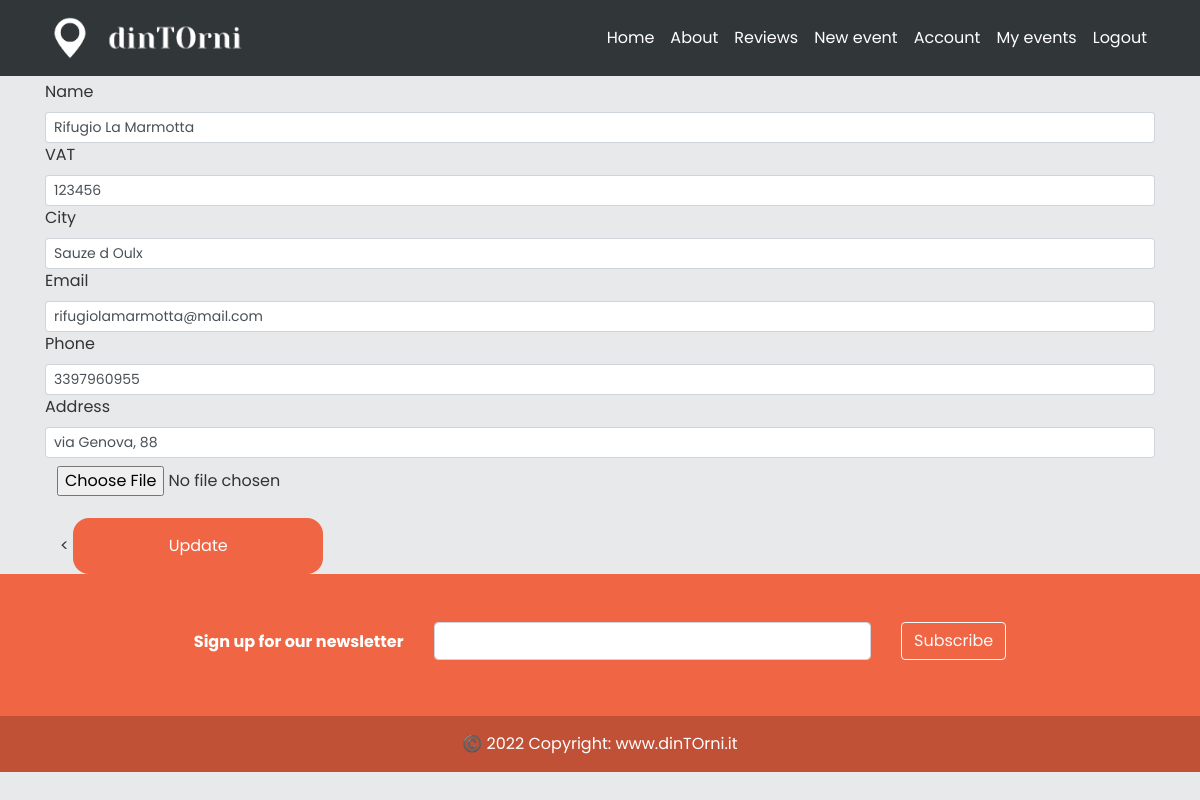
The page /account_business (signed in) on the database its author committed.
### models.py (models this page shows, shortened)
class User(db.Model, UserMixin):
    _tablename__ = 'user'
    id = db.Column(db.Integer, primary_key=True)
    email = db.Column(db.String(120), unique=True, nullable=False)
    image_file = db.Column(db.String(20), nullable=False, default='default.jpg')
    password = db.Column(db.String(60), nullable=False)
    telephone = db.Column(db.Integer(), nullable=False)
    type= db.Column(db.String(20))
    __mapper_args__={
        'polymorphic_identity': 'user',
        'polymorphic_on': type
    }

class Business(User, db.Model):
    _tablename__ = 'business'
    id = db.Column(db.Integer, db.ForeignKey('user.id'), primary_key=True)
    name = db.Column(db.String(20), unique=True, nullable=False)
    vat_number = db.Column(db.Integer())#rimettere i nullable
    city = db.Column(db.String(20))
    address = db.Column(db.String(30))
    events = db.relationship('Event', backref='creator', lazy=True)
    link_facebook = db.Column(db.String())
    link_instagram = db.Column(db.String())
    link_twitter = db.Column(db.String())
    link_website = db.Column(db.String())
    __mapper_args__ = {
        'polymorphic_identity': 'business',
    }

class User(db.Model, UserMixin):
    _tablename__ = 'user'
    id = db.Column(db.Integer, primary_key=True)
    email = db.Column(db.String(120), unique=True, nullable=False)
    image_file = db.Column(db.String(20), nullable=False, default='default.jpg')
    password = db.Column(db.String(60), nullable=False)
    telephone = db.Column(db.Integer(), nullable=False)
    type= db.Column(db.String(20))
    __mapper_args__={
        'polymorphic_identity': 'user',
        'polymorphic_on': type
    }

### app/users/routes.py (the view)
@users.route("/account_business", methods=['GET', 'POST'])
@login_required
def account_business():
    form= UpdateAccountBusinessForm()
    if form.validate_on_submit():
        if form.picture.data:
            picture_file = save_picture(form.picture.data)
            current_user.image_file = picture_file
        current_user.name = form.name.data
        current_user.email = form.email.data
        current_user.vat_number = form.vat_number.data
        current_user.telephone = form.telephone.data
        current_user.city = form.city.data
        current_user.address = form.address.data
        current_user.link_facebook = form.link_facebook.data
        current_user.link_instagram = form.link_instagram.data
        current_user.link_twitter = form.link_twitter.data
        current_user.link_website = form.link_website.data
        db.session.commit()
        flash('your account has been updated', 'success')
        return redirect(url_for('users.account_business'))
    elif request.method == 'GET':
            form.name.data = current_user.name
            form.email.data = current_user.email
            form.vat_number.data = current_user.vat_number
            form.telephone.data = current_user.telephone
            form.city.data = current_user.city
            form.address.data = current_user.address
            form.link_facebook.data = current_user.link_facebook
            form.link_instagram.data = current_user.link_instagram
            form.link_twitter.data = current_user.link_twitter
            form.link_website.data = current_user.link_website
    image_file = url_for('static', filename='profile_pics/'+current_user.image_file)#devo mettere la cartella+la route
    return render_template('update_account_business.html', title='Account Business',image_file=image_file, form=form)

### models.py (called while the page is built)
@login_manager.user_loader
def load_user(email):
    user = User.query.get(email)
    return user

### app/templates/update_account_business.html (shortened to what this page needs)
{% extends "layout.html" %}
{% block content %}
    <form method="POST" action="" enctype="multipart/form-data">
        <label>Name</label>
                {% if form.name.errors %}
                    {{ form.name(class="form-control input-sm form-control-sm is-invalid") }}
                    {% for error in form.name.errors %}
                        <span>{{ error }}</span>
                    {% endfor %}
                {% else %}
                    {{ form.name(class="form-control input-sm form-control-sm") }}
                {% endif %}
                <label>VAT</label>
                {% if form.vat_number.errors %}
                    {{ form.vat_number(class="form-control input-sm form-control-sm is-invalid") }}
                        {% for error in form.vat_number.errors %}
                            <span>{{ error }}</span>
                        {% endfor %}
                {% else %}
                    {{ form.vat_number(class="form-control input-sm form-control-sm") }}
                {% endif %}
                <label>City</label>
                {% if form.city.errors %}
                    {{ form.city(class="form-control input-sm form-control-sm is-invalid") }}
                    {% for error in form.city.errors %}
                        <span>{{ error }}</span>
                    {% endfor %}
                {% else %}
                    {{ form.city(class="form-control input-sm form-control-sm") }}
                {% endif %}
                    <label>Email</label>
                    {% if form.email.errors %}
                        {{ form.email(class="form-control input-sm is-invalid") }}
                            {% for error in form.email.errors %}
                                <span>{{ error }}</span>
                            {% endfor %}
                    {% else %}
                        {{ form.email(class="form-control input-sm form-control-sm") }}
                    {% endif %}
                    <label>Phone</label>
                    {% if form.telephone.errors %}
                        {{ form.telephone(class="form-control input-sm form-control-sm is-invalid") }}
                            {% for error in form.telephone.errors %}
                                <span>{{ error }}</span>
                            {% endfor %}
                    {% else %}
                        {{ form.telephone(class="form-control input-sm form-control-sm") }}
                    {% endif %}
                    <label>Address</label>
                    {% if form.address.errors %}
                        {{ form.address(class="form-control input-sm form-control-sm is-invalid") }}
                            {% for error in form.address.errors %}
                                <span>{{ error }}</span>
                            {% endfor %}
                    {% else %}
                        {{ form.address(class="form-control input-sm form-control-sm") }}
                    {% endif %}
            <div class="form-group justify-content-center align-center">
                {{ form.picture(class="form-control-file pt-2") }}
            </div>
        <div class="container">
                <
                    {{ form.submit(class="btnSubmit text-white", style="background: #F06543; width: 250px;") }}
        </div>
    </form>
{% endblock content %}

### app/static/main.css (style rules this page uses)
body { background: #fafafa; color: #333333; margin-top: 5rem; }
.btnSubmit { width: 50%; border-radius: 1rem; padding: 1.5%; border: none; cursor: pointer; }
.align-center { text-align: center; }
*, body { font-family: "Poppins", sans-serif; }
.form-control-file { border-radius: 1rem; display: inline-block; padding: 6px 12px; cursor: pointer; }

### rows shown on the page
Business: name "Rifugio La Marmotta", vat_number "123456", city "Sauze d Oulx", address "via Genova, 88"
User: email "rifugiolamarmotta@mail.com", telephone "3397960955"
